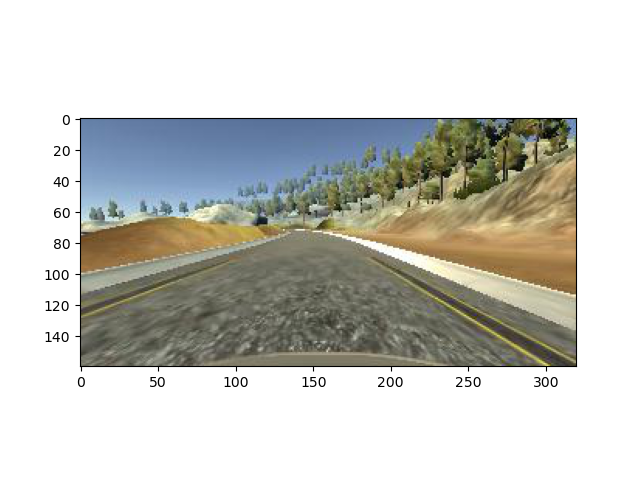
#> input picture Figure_1.png, 640 x 480 px
$ python ImageLaneDetection.py   (older library calls are emulated)
#> lines starting #> are read from the running program, lines starting #| are printed output that depends on the picture; after the words box and inside, x2 and y2 are one past the last pixel; in counts of white or black regions, pixels touching at a corner belong together; long printed decimals are rounded
### Commande.py
# Width=1280 #Récupere la valeur de ton programme
# Commande=0 #Initialisation à mettre dans le start

def SetCom(Input,Width):
    W = [0, Width / 10, 2 * Width / 10, 3 * Width / 10, 4 * Width / 10, 45*Width/100, 5 * Width / 10, 55*Width/100, 6 * Width / 10, 7 * Width / 10, 8 * Width / 10, 9 * Width / 10, Width]
    S = [-1, -0.8, -0.6, -0.4, -0.2, 0, 0, 0.2, 0.4, 0.6, 0.8, 1]

    for i in range(0, len(W)-1):
        if (Input >= W[i] and Input <= W[i+1]):
            return(S[i])

def SetSpeed(Input, Width): #A appeler dans ton tick, il faudrait aussi plot la valeur et potentiellement faire un vecteur qui part
    # du centre et va dans la direction de la commande
    Command = 0
    Command=(SetCom(Input, Width)+4*Command)/5
    if (Command>=0):
        if Command > 0:
            #print('Turn Right')
            pass
        else:
            #print('Centralized')
            pass
        Speed_w1=0.15+Command*0.15
        Speed_w2=0.15
    if(Command<0):
        print('Turn Left')
        Speed_w1=0.15
        Speed_w2=0.15-Command*0.15
    return(Speed_w1,Speed_w2,Command)

### ImageLaneDetection.py
import matplotlib.pyplot as plt
import cv2
import numpy as np
from Commande import SetSpeed

def region_of_interest(image, vertices):
    """Code that defines the zone of interest of the image
    and set the rest to black"""
    # Defines a blank mask to start
    mask = np.zeros_like(image)
    # channel_count = image.shape[2]
    match_mask_color = 225

    # Fills the zone inside the polygon defined by the vertices
    cv2.fillPoly(mask, vertices, match_mask_color)

    # Returns the image only where the mask pixels are non zero
    masked_image = cv2.bitwise_and(image, mask)

    return masked_image

def draw_lines(image, lines):
    image = np.copy(image)
    blank_img = np.zeros((image.shape[0], image.shape[1], 3), dtype=np.uint8)
    left_x1 = []
    left_x2 = []
    right_x1 = []
    right_x2 = []
    y_min = image.shape[0]
    y_max = int(image.shape[0] * 0.611)
    print('y_min = ' + str(y_min))
    print('y_max = ' + str(y_max))

    if lines is not None:
        print('lines vector:', lines)
        for line in lines:
            '''This part devides the left and right lines of the lanes by the
            angular inclination of it's equation'''
            for x1, y1, x2, y2 in line:
                mc = np.polyfit([x1, x2], [y1, y2], 1)
                a = mc[0]
                b = mc[1]
                if a < 0 and abs(a) > 0.3:
                    # p1.append([line[0][0], line[0][1]])
                    left_x1.append(np.int(np.float((y_min - b)) / np.float(a)))
                    left_x2.append(np.int(np.float((y_max - b)) / np.float(a)))
                    print('b = ' + str(b) + '- a = ' + str(a))
                    print(str(left_x1) + ',,' + str(left_x2))
                    cv2.line(blank_img, (x1, y1), (x2, y2), (255, 0, 0), thickness=6)
                elif a > 0.3:
                    # p2.append([line[0][2], line[0][3]])
                    right_x1.append(np.int(np.float((y_min - b)) / np.float(a)))
                    right_x2.append(np.int(np.float((y_max - b)) / np.float(a)))
                    cv2.line(blank_img, (x1, y1), (x2, y2), (255, 0, 0), thickness=6)

        '''Verifies if the vectors are not empty'''
        if len(left_x1) and len(left_x2) and len(right_x1) and len(right_x2):
            l_avg_x1 = np.int(np.nanmean(left_x1))
            l_avg_x2 = np.int(np.nanmean(left_x2))
            r_avg_x1 = np.int(np.nanmean(right_x1))
            r_avg_x2 = np.int(np.nanmean(right_x2))

            # Draw the lines
            print(str(l_avg_x1) + ',' + str(l_avg_x2) + ';' + str(r_avg_x1) + ',' + str(r_avg_x2))
            cv2.line(image, (l_avg_x1, y_min), (l_avg_x2, y_max), (255, 0, 0), thickness=6)
            cv2.line(image, (r_avg_x1, y_min), (r_avg_x2, y_max), (255, 0, 0), thickness=6)
            # cv2.line(blank_img, (x1, y1), (x2, y2), (255, 0, 0), thickness=6)

            '''This part of the code calculates the mean value of the center
            of the lanes, using the distance calculated between the equivalent left
            and right points, after that, it adds the half of this distance
            with one of the left points to have the coordinate of the center'''
            dist1 = (r_avg_x1 - l_avg_x1) / 2
            dist2 = (r_avg_x2 - l_avg_x2) / 2
            half = ((l_avg_x1 + dist1) + (l_avg_x2 + dist2)) / 2

            # Calcul of the descentralization vector of the robot.
            # Uses the coordinate of the lane's central (half) to centralizate the robot
            if half is not None:
                Command = SetSpeed(half, width)

            cv2.line(blank_img, (int(half), height - 46), (int(width / 2), height - 46), (255, 255, 0), thickness=3)

            # Calculated central of the lanes plot
            cv2.line(blank_img, (int(half), height - 51), (int(half), height - 41), (255, 0, 0), thickness=6)

    # Central position of the camera (Direction that the robot is going)
    cv2.line(blank_img, (int(width / 2), height - 51), (int(width / 2), height - 41), (255, 255, 0), thickness=6)

    # This line joins the drawn lines with the original image
    image = cv2.addWeighted(image, 0.8, blank_img, 1, 0.0)
    return image


def process(img):
    """Main function that calls all of the processes to do the detection
    :param img: source image to be treated"""
    # general vertices of a triangle that converge into the center of the image
    region_of_interest_vertices = [(0, height), (0, 250), (width, 250), (width, height)]

    '''The function cvtColor turns the image (img) into gray scale (COLOR_RGB2GRAY)
    while the function Canny applies the Canny algorithm to find the borders on the image
    (gray_img) with the two thresholds defined'''
    gray_img = cv2.cvtColor(img, cv2.COLOR_BGR2GRAY)
    canny_img = cv2.Canny(gray_img, 100, 200)

    '''Calling the function to define the zone of interest'''
    cropped_img = region_of_interest(canny_img, np.array([region_of_interest_vertices], np.int32))

    '''Hough Transform application and all the thresholds that we can change
    where rho and theta are the parameters of the line equation'''
    lines = cv2.HoughLinesP(cropped_img,
                            rho=1,
                            theta=np.pi/180,
                            threshold=32,
                            lines=np.array([]),
                            minLineLength=50,
                            maxLineGap=100)

    lined_img = draw_lines(img, lines)
    return lined_img


image = cv2.imread('Figure_1.png')
#> image is the input picture: shape (480, 640, 3); mean B, G, R 197, 202.7, 202.5
global height, width
height, width = image.shape[:2]
#> height = 480; width = 640
image = cv2.cvtColor(image, cv2.COLOR_BGR2RGB)
image = process(image)
#> in process, `canny_img = cv2.Canny(gray_img, 100, 200)`:
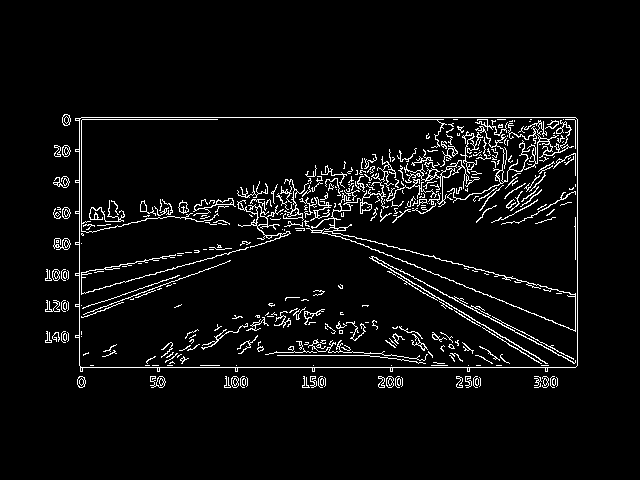
#> canny_img: shape (480, 640); 4.8% white in thin lines or dots, all inside (x1, y1, x2, y2) = (45, 114, 578, 388)
#> in region_of_interest, `cv2.fillPoly(mask, vertices, match_mask_color)`:
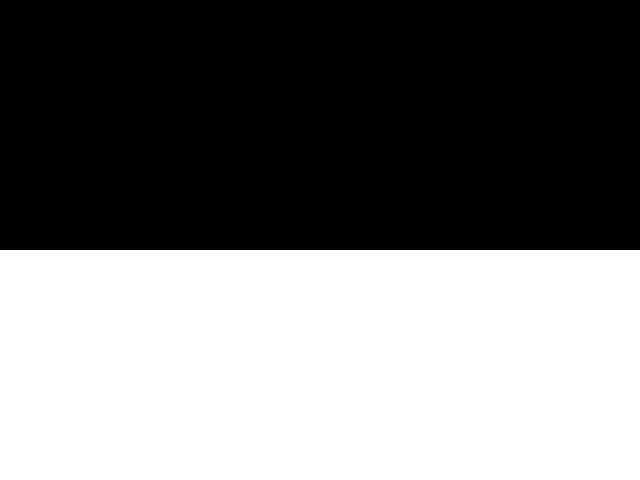
#> mask: shape (480, 640); values 0 (black) and 225 (white), 47.9% white; 1 white region, box (x1, y1, x2, y2) and area: (0, 250, 640, 480) 147200
#> in region_of_interest, `masked_image = cv2.bitwise_and(image, mask)`:
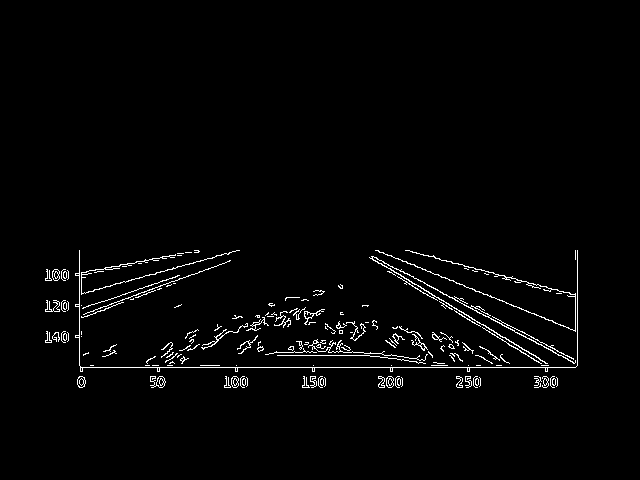
#> masked_image: shape (480, 640); values 0 (black) and 225 (white), 2% white in thin lines or dots, all inside (x1, y1, x2, y2) = (45, 250, 578, 388)
#> in process, `lines = cv2.HoughLinesP(cropped_img, rho=1, theta=np.pi/180, threshold..`: lines = 56 rows, first 6: [80, 367, 575, 367], [376, 250, 577, 331], [372, 256, 577, 365], [79, 355, 577, 355], [371, 258, 547, 363], [79, 315, 230, 260]
#| y_min = 480
#| y_max = 293
#> (printed output is left out)
#> the loop in draw_lines, `for line in lines:` made 56 passes
#> line on passes 1 to 12: [[80, 367, 575, 367]], [[376, 250, 577, 331]], [[372, 256, 577, 365]], [[79, 355, 577, 355]], [[371, 258, 547, 363]], [[79, 315, 230, 260]], [[577, 364, 577, 250]], [[79, 387, 79, 250]], [[405, 250, 575, 295]], [[388, 271, 545, 365]], [[82, 308, 179, 275]], [[47, 304, 237, 250]]
#| b = 343.775- a = -0.3642
#| [-373],,[139]
#| b = 335.897- a = -0.3402
#| [-373, -423],,[139, 126]
#| b = 348.596- a = -0.3825
#| [-373, -423, -343],,[139, 126, 145]
#| b = 410.633- a = -0.3444
#| [-373, -423, -343, -201],,[139, 126, 145, 341]
#> after the loop in draw_lines, `for line in lines:`:
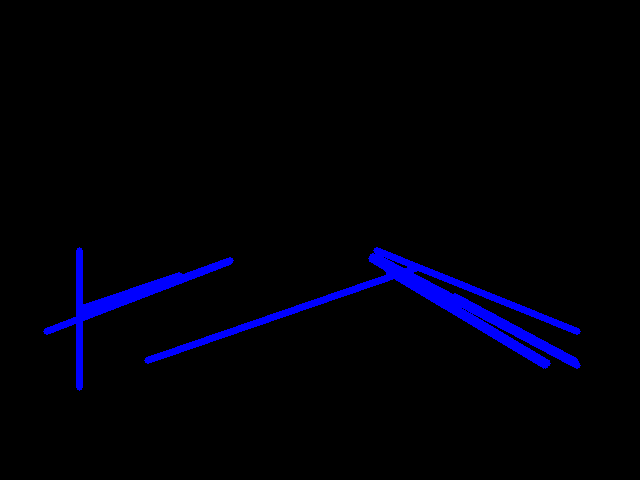
#> blank_img: shape (480, 640, 3); mean of channels 0, 1, 2 8.6, 0, 0; drawn as B, G, R
#> after the loop in draw_lines, `for line in lines:`: left_x1 = [-373, -423, -343, -201]; left_x2 = [139, 126, 145, 341]; right_x1 = [946, 793, 743, 159, 737, 798, 796]; right_x2 = [482, 441, 429, 66, 424, 444, 448]
#> in draw_lines, `l_avg_x1 = np.int(np.nanmean(left_x1))`: l_avg_x1 = -335
#> in draw_lines, `l_avg_x2 = np.int(np.nanmean(left_x2))`: l_avg_x2 = 187
#> in draw_lines, `r_avg_x1 = np.int(np.nanmean(right_x1))`: r_avg_x1 = 710
#> in draw_lines, `r_avg_x2 = np.int(np.nanmean(right_x2))`: r_avg_x2 = 390
#| -335,187;710,390
#> in draw_lines, `cv2.line(image, (r_avg_x1, y_min), (r_avg_x2, y_max), (255, 0, 0), thi..`:
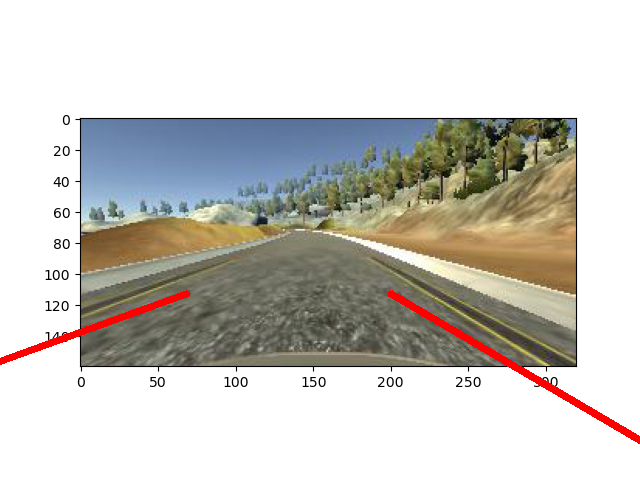
#> image: shape (480, 640, 3); mean R, G, B 203.5, 200.8, 195.1
#> in draw_lines, `dist1 = (r_avg_x1 - l_avg_x1) / 2`: dist1 = 522.5
#> in draw_lines, `dist2 = (r_avg_x2 - l_avg_x2) / 2`: dist2 = 101.5
#> in draw_lines, `half = ((l_avg_x1 + dist1) + (l_avg_x2 + dist2)) / 2`: half = 238
#> in SetSpeed, `Command=(SetCom(Input, Width)+4*Command)/5`: Command = -0.08
#> in SetSpeed, `Speed_w2=0.15-Command*0.15`: Speed_w2 = 0.162
#> in draw_lines, `Command = SetSpeed(half, width)`: Command = (0.15, 0.162, -0.08)
#> in draw_lines, `cv2.line(blank_img, (int(half), height - 46), (int(width / 2), height ..`:
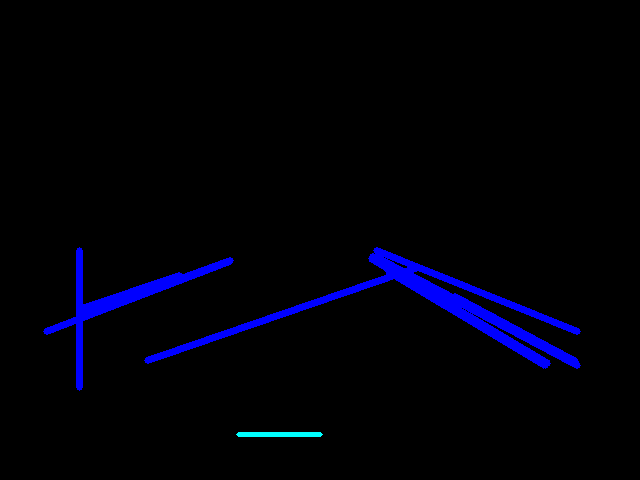
#> blank_img: shape (480, 640, 3); 0.14% of pixels changed, all inside (x1, y1, x2, y2) = (236, 432, 323, 437); drawn as B, G, R
#> in draw_lines, `cv2.line(blank_img, (int(half), height - 51), (int(half), height - 41)..`: blank_img: shape (480, 640, 3); 0.03% of pixels changed, all inside (x1, y1, x2, y2) = (235, 426, 242, 443)
#> in draw_lines, `cv2.line(blank_img, (int(width / 2), height - 51), (int(width / 2), he..`: blank_img: shape (480, 640, 3); mean of channels 0, 1, 2 9.1, 0.4, 0
#> in draw_lines, `image = cv2.addWeighted(image, 0.8, blank_img, 1, 0.0)`:
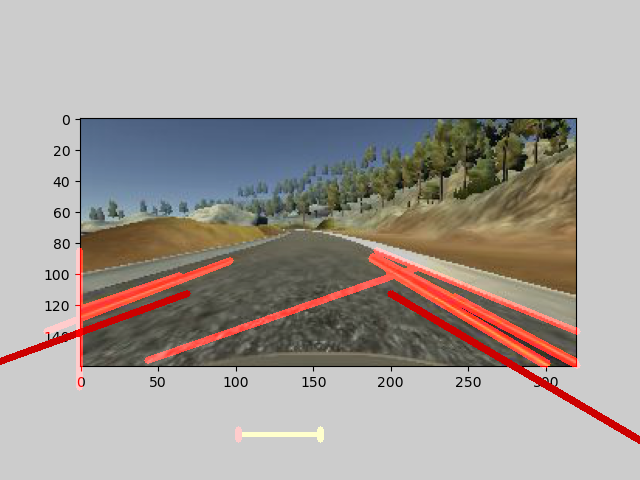
#> image: shape (480, 640, 3); mean R, G, B 167.9, 160.7, 156.1


plt.imshow(image)
plt.show()
